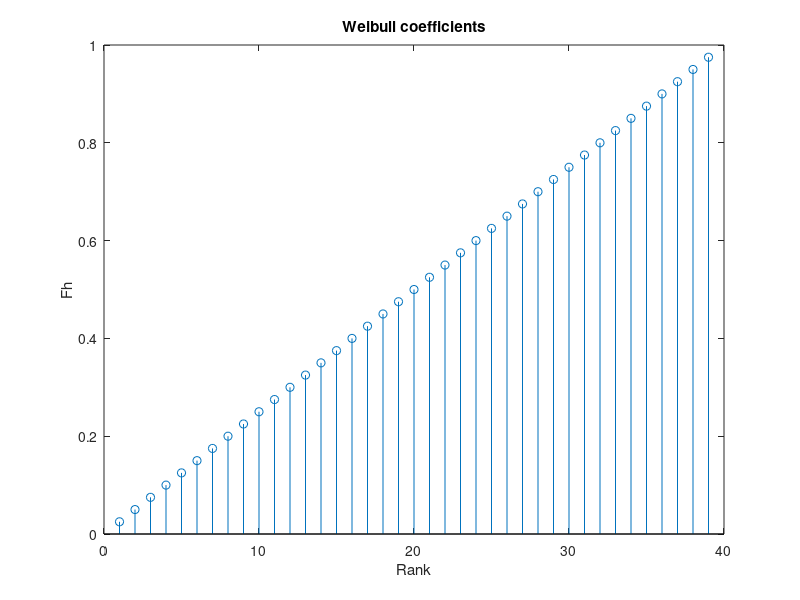

This chart was generated by the following MATLAB code: (Note: this script raises an error after producing the figure.)
% -------------------------------------------------------------------------
% Course: Hydrology for Engineers
% Assignment 1
% Part 2: Fit a Gumbel distribution and calculate critical rainfall depths
% -------------------------------------------------------------------------

clear variables %clear the workspace variables
close all %close alla figures
clc %clear the command window

% -------------------------------------------------------------------------
% # 1: Compute the Weibull plotting position
% -------------------------------------------------------------------------
%% (1) Computing Fh nd YF
% import the data from Part1 using the function load
load assignment1_output_part1.mat

% sorting data columns by amplitude
sortedAnnualMax = sort(AnnualMax,1, 'ascend');
sortedAnnualMax;

%% Computing Weibull coefficients 

% initializing empty vector
Fh = zeros([size(sortedAnnualMax, 1),1]);

% computing frequency : Fh = i/(N+1)
sz = size(Fh,1);
for c = 1:sz
    Fh(c) = c/ (sz + 1);
end
Fh;

%% Plotting Weibull coefficients 
figure(21)
stem(Fh)
title('Weibull coefficients')
xlabel('Rank') 
ylabel('Fh') 

%% computing reduced variable YF

YF = -log(-log(Fh));

% Plot of Fh vs h for first column
% setting up colors for all the plots
newcolors = [0.6350 0.0780 0.1840; 0 0.4470 0.7410; 0.8500 0.3250 0.0980; ...
        0.9290 0.6940 0.1250; 0.4940 0.1840 0.5560; 0.4660 0.6740 0.1880];
figure(22)
colororder(newcolors)
plot(sortedAnnualMax(), Fh, '.');
title('Empirical Frequencies vs Precipitation Depth ')
xlabel('Precipitation Depth [mm]') 
ylabel('Empirical Frequencies [Fh]')
lgd = legend({'1 hour', '3 hours', '6 hours', ...
        '12 hours', '24 hours', '48 hours'}, ...
        "Location", "southeast", "NumColumns",2);
title(lgd, "Annual Max depth over time span [mm]")

%% (2) Fitting Gumbel curve
% method of moments
% calculating means and standard deviation for each duration 
std_vect = std(AnnualMax);
mean_vect = mean(AnnualMax);

%defining variables 
GumbelParMoments = zeros(2,6);
m = length(std_vect);

for k = 1:m
    alpha = pi/(std_vect(k)*sqrt(6));
    mu = mean_vect(k)-0.5772/alpha;

    GumbelParMoments(1,k) = alpha;
    GumbelParMoments(2,k) = mu;
end 
GumbelParMoments;
%%
% Gumbel method
GumbelPar = zeros(2,6);
m = length(std_vect);

mu_YF = mean(YF);
sigma_YF = std(YF);

% Defining paramaters 
for k = 1:m
    alphaG = sigma_YF/std_vect(k);
    muG = mean_vect(k)-(mu_YF/sigma_YF)*std_vect(k);
    
    GumbelPar(1,k) = alphaG;
    GumbelPar(2,k) = muG;
end
GumbelPar;

%% (3)Compute analytical Gumbel distributions

n = 0:0.5:110;              
m = length(n);
GumbelCompute = zeros(m,6);
GumbelComputeMoments = zeros(m,6);

for k = 1:m
    for l = 1:6
       GumbelCompute(k,l) = exp(-exp(-GumbelPar(1,l)*(n(k)-GumbelPar(2,l))));
       GumbelComputeMoments(k,l) = exp(-exp(-GumbelParMoments(1,l)*(n(k)-GumbelParMoments(2,l))));
    end 
end 

%% (4) Plot 

figure(23)
colororder(newcolors)
plot(n, GumbelComputeMoments)
title('Gumbel Distributions')
xlabel('Precipitation Depth h [mm]') 
ylabel('Empirical Frequencies [Fh] and Regression Values')
hold on 
plot(sortedAnnualMax(), Fh, '.'); % (39x6), (39x1)
lgd = legend({' ',' ',' ',' ',' ',' ','1 hour','3 hours', ...
        '6 hours','12 hours', ...
        '24 hours','48 hours',}, ...
        'Location','southeast', 'NumColumns',2);
title(lgd, "Annual Max depth over time span [mm]")

%% (5) Th and h

%computing return period

q = length(Fh);
Weibull_T = zeros(q,1);

for k = 1:q
    Weibull_T(k) = 1/(1-Fh(k));
end 
Weibull_T;


T = zeros(221,6);
for k = 1:221
    for l = 1:6
        T(k,l) = 1/(1-GumbelCompute(k,l));
    end 
end 

%% (6) plotting 

figure(24)
colororder(newcolors)
plot(Weibull_T, sortedAnnualMax(),'.'); % dimensions : (39x1), (39x6)
axis([0, 50, 0, 140])
% compute h by reverting analytical formula (check variables)
% hrevert = muG - log(-log(1-1/T))/alphaG;
hrevert = zeros(221,6);
Tbis = 0:0.5:110;
for k = 1:221
    for l = 1:6
        hrevert(k,l) = GumbelPar(2,l) -log(-log(1-1/Tbis(k)))/GumbelPar(1,l);
    end 
end 

figure(25)
n = 1:39;

colororder(newcolors)
plot(Weibull_T, sortedAnnualMax(),'.'); % dimensions : (39x1), (39x6)
title('Continuous Gumbel distribution')
xlabel('Return period T [years]') 
ylabel('Rainfall depth [mm]')
axis([0, 60, 0, 140])
hold on 
plot(Tbis,hrevert) % (221x1), (221x6)
lgd = legend({' ',' ',' ',' ',' ',' ', '1 hour', '3 hours', '6 hours', ...
        '12 hours', '24 hours', '48 hours'}, ...
        "Location", "southeast", "NumColumns",2);
title(lgd, "Annual Max depth over time span [mm]")

hold off

%% (7) Building matrix of predicted depth

H_Gum = zeros(3,6);
k = 1;
for t = [10, 40, 100]
    s = Tbis == t;
    for u = 1:6
        H_Gum(k,u) = hrevert(s,u);
    end 
    k = k + 1;
end 
H_Gum

%% (8) saving elements 
T = [10 40 100];
D = [1 3 6 12 24 48];
save('assignment1_output_part2.mat','H_Gum', 'T', 'D');

